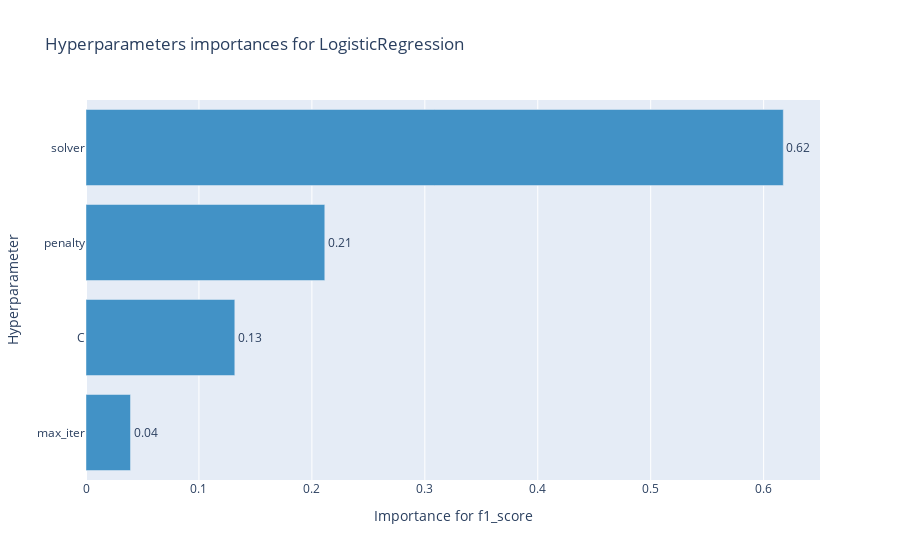

Write notebook code for a chart like this one.
### Code cell
# Visualization
optuna.visualization.plot_param_importances(study_lr, target_name='f1_score') \
    .update_layout(title='Hyperparameters importances for LogisticRegression')

### Figure 1 — Plotly figure (JSON) as saved in the notebook; plotly's stock layout.template omitted (floating-point values rounded to 4 significant figures)
{"data": [{"cliponaxis": false, "hovertemplate": ["max_iter (IntDistribution): 0.03940481438949859<extra></extra>", "C (FloatDistribution): 0.1317626303250093<extra></extra>", "penalty (CategoricalDistribution): 0.21142850521408224<extra></extra>", "solver (CategoricalDistribution): 0.61740405007141<extra></extra>"], "marker": {"color": "rgb(66,146,198)"}, "orientation": "h", "text": ["0.04", "0.13", "0.21", "0.62"], "textposition": "outside", "type": "bar", "x": [0.0394, 0.1318, 0.2114, 0.6174], "y": ["max_iter", "C", "penalty", "solver"]}], "layout": {"showlegend": false, "title": {"text": "Hyperparameters importances for LogisticRegression"}, "xaxis": {"title": {"text": "Importance for f1_score"}}, "yaxis": {"title": {"text": "Hyperparameter"}}}}
